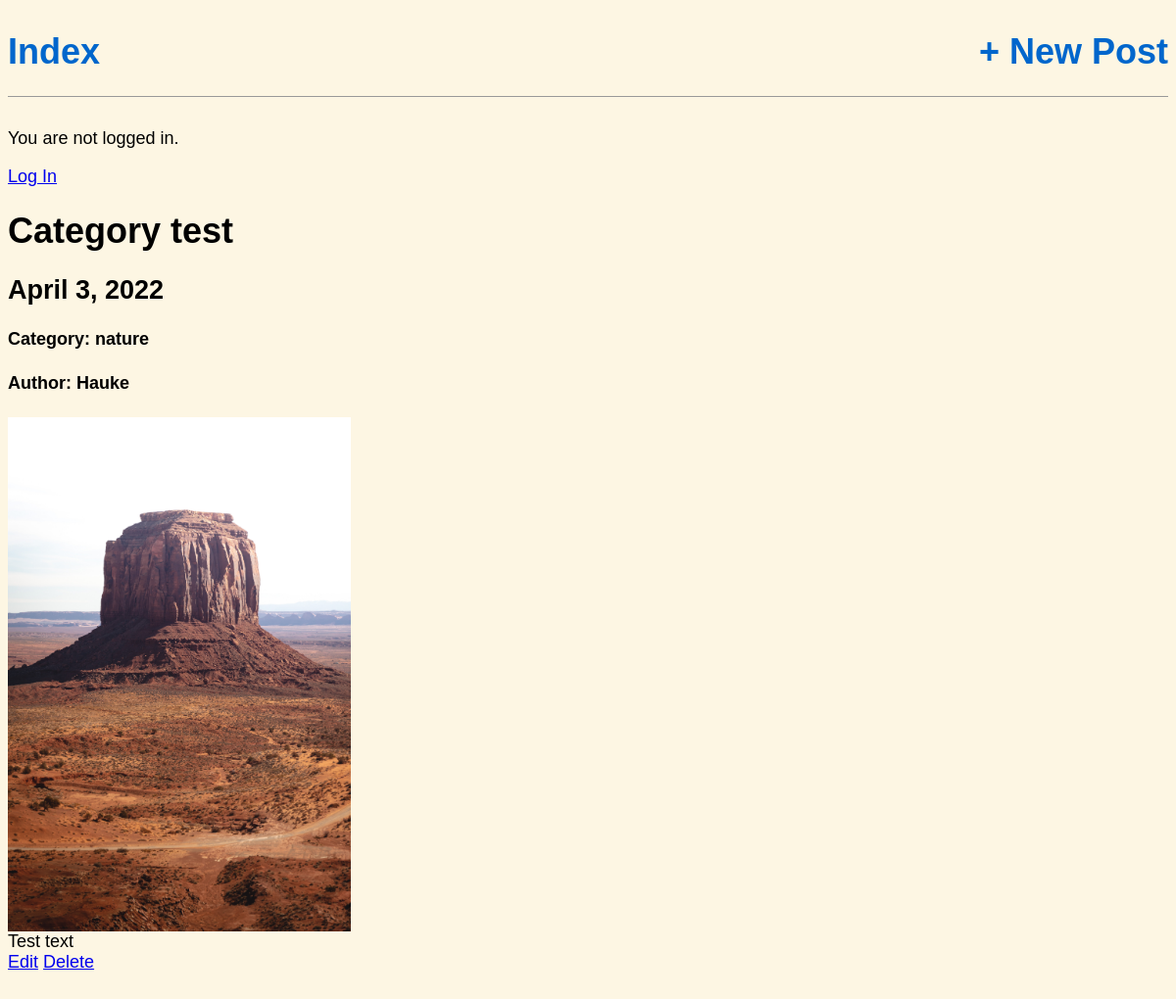
Page /post/6/ on the committed database.
### posts/models.py (models this page shows, shortened)
class Post(models.Model):
    title = models.CharField(max_length=250)
    date = models.DateField(auto_now_add=True)
    author = models.CharField(max_length=250)
    text = models.TextField()
    image = models.ImageField(upload_to="images/")
    category = models.ForeignKey(
        "Category", on_delete=models.CASCADE, null=True, blank=True
    )

class Category(models.Model):
    name = models.CharField(max_length=200)

### posts/views.py (the view)
# urls.py: path('post/<int:pk>/', post_detail, name='post_detail'),
def post_detail(request, pk):
    post = get_object_or_404(Post, pk=pk)
    return render(request, "post_detail.html", {"post": post})

### templates/post_detail.html
{% extends 'base.html' %}
{% block content %}
<div class="post-entry">
    <h1>{{ post.title }}</h1>
    <h2>{{ post.date }}</h2>
    <h4>Category: {{ post.category.name}}</h4>
    <h4>Author: {{ post.author }}</h4>
    {% if post.image.url %}
    <img src="{{post.image.url}}" width="350">
    {% endif %}
    <p>{{ post.text }}</p>
    <a href="{% url 'update_post' post.pk %}">Edit</a>
    <a href="{% url 'delete_post' post.pk %}">Delete</a>
</div>
{% endblock content %}

### static/css/base.css (style rules this page uses)
body { font-family: 'Source Sans Pro', sans-serif; font-size: 18px; }
html { background-color: #fdf6e3; }
.post-entry { margin-bottom: 2rem; }
.post-entry p { margin: 0; font-weight: 400; }

### rows in the picture
Post: title "Category test", date "April 3, 2022", category.name "nature", author "Hauke", image (picture), text "Test text"
